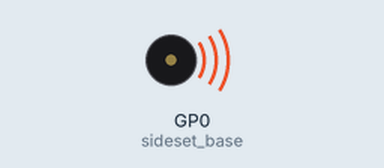
This program was run on a simulated Raspberry Pi Pico running MicroPython. Shown: buzzer (waves = sounding).

Above: at 1.8 s.
At 35.4 s:
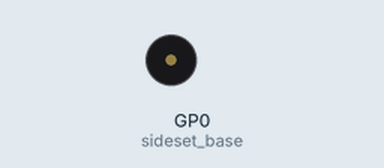
Timing chart, 0 to 40.0 s (numbered marks = the images above):
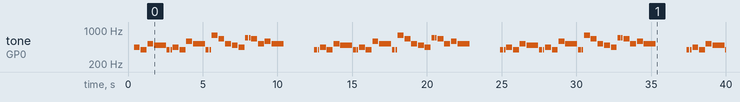

The program:

pio_buzz.py
```python
# Basic sound output.
# bit of a buzz-y square wave. Sounds better at higher frequencies than lower ones.

#Connect a pair of headphones between pin 0 and ground
#You may also need a resistor in series (circa 220 ohms should be ok, but go up to 250-300 if your headphones are low resistance).
#You may be able to get away without a resistor, but don't blame me if you damage your Pico and/or headphones

from machine import Pin
from rp2 import PIO, StateMachine, asm_pio
from time import sleep

max_count = 5000
freq = 1000000

#based on the PWM example.
@asm_pio(sideset_init=PIO.OUT_LOW)
def square_prog():
    label("restart")
    pull(noblock) .side(0)
    mov(x, osr)
    mov(y, isr)

    #start loop
    #here, the pin is low, and it will count down y
    #until y=x, then put the pin high and jump to the next secion
    label("uploop")
    jmp(x_not_y, "skip_up")
    nop()         .side(1)
    jmp("down")
    label("skip_up")
    jmp(y_dec, "uploop")

    #mirror the above loop, but with the pin high to form the second
    #half of the square wave
    label("down")
    mov(y, isr)
    label("down_loop")
    jmp(x_not_y, "skip_down")
    nop() .side(0)
    jmp("restart")
    label("skip_down")
    jmp(y_dec, "down_loop")

square_sm = StateMachine(0, square_prog, freq=freq, sideset_base=Pin(0))

#pre-load the isr with the value of max_count
square_sm.put(max_count)
square_sm.exec("pull()")
square_sm.exec("mov(isr, osr)")

#note - based on current values of max_count and freq
# this will be slightly out because of the initial mov instructions,
#but that should only have an effect at very high frequencies
def calc_pitch(hertz):
    return int( -1 * (((1000000/hertz) -20000)/4))


notes = [392, 440, 494, 523, 587, 659, 698, 784]

notes_val = []
for note in notes:
    notes_val.append(calc_pitch(note))

'''
note values in Hz
g4 = 392
a4 = 440
b4 = 494
c5 = 523
d5 = 587
e5 = 659
f5 = 698
g5 = 784
'''

#the length of a semi-quaver, the shortest note in the song
note_len = 0.1
pause_len = 0.05

def play_note(note_len, pause_len, val, sm):
    sm.active(1)
    sm.put(val)
    sleep(note_len)
    sm.active(0)
    sleep(pause_len)

while True:
    play_note(note_len*2, pause_len, notes_val[0], square_sm)
    play_note(note_len, pause_len, notes_val[0], square_sm)
    play_note(note_len*4, pause_len, notes_val[1], square_sm)
    play_note(note_len*4, pause_len, notes_val[0], square_sm)
    play_note(note_len*4, pause_len, notes_val[3], square_sm)
    play_note(note_len*8, pause_len, notes_val[2], square_sm)

    play_note(note_len*2, pause_len, notes_val[0], square_sm)
    play_note(note_len, pause_len, notes_val[0], square_sm)
    play_note(note_len*4, pause_len, notes_val[1], square_sm)
    play_note(note_len*4, pause_len, notes_val[0], square_sm)
    play_note(note_len*4, pause_len, notes_val[4], square_sm)
    play_note(note_len*8, pause_len, notes_val[3], square_sm)

    play_note(note_len*2, pause_len, notes_val[0], square_sm)
    play_note(note_len, pause_len, notes_val[0], square_sm)
    play_note(note_len*4, pause_len, notes_val[7], square_sm)
    play_note(note_len*4, pause_len, notes_val[5], square_sm)
    play_note(note_len*4, pause_len, notes_val[3], square_sm)
    play_note(note_len*4, pause_len, notes_val[2], square_sm)
    play_note(note_len*4, pause_len, notes_val[1], square_sm)

    play_note(note_len*2, pause_len, notes_val[6], square_sm)
    play_note(note_len, pause_len, notes_val[6], square_sm)
    play_note(note_len*4, pause_len, notes_val[5], square_sm)
    play_note(note_len*4, pause_len, notes_val[3], square_sm)
    play_note(note_len*4, pause_len, notes_val[4], square_sm)
    play_note(note_len*8, pause_len, notes_val[3], square_sm)
    sleep(2)
```

Measured:
- by itself, tone on GP0 (sideset_base): plays 437 Hz for 0.39 s, 390 Hz for 0.39 s, 519 Hz for 0.39 s, 491 Hz for 0.80 s, 390 Hz for 0.19 s, 390 Hz for 0.09 s … (80 notes in this stretch)
